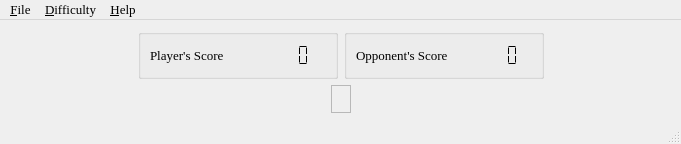
<ui version="4.0" >
 <class>maxit_window</class>
 <widget class="QMainWindow" name="maxit_window" >
  <property name="geometry" >
   <rect>
    <x>0</x>
    <y>0</y>
    <width>681</width>
    <height>144</height>
   </rect>
  </property>
  <property name="font" >
   <font>
    <family>Times</family>
    <pointsize>10</pointsize>
   </font>
  </property>
  <property name="windowTitle" >
   <string>Maximus</string>
  </property>
  <widget class="QWidget" name="centralwidget" >
   <layout class="QVBoxLayout" >
    <item>
     <layout class="QHBoxLayout" >
      <item>
       <spacer>
        <property name="orientation" >
         <enum>Qt::Horizontal</enum>
        </property>
        <property name="sizeHint" >
         <size>
          <width>40</width>
          <height>20</height>
         </size>
        </property>
       </spacer>
      </item>
      <item>
       <layout class="QGridLayout" >
        <item row="0" column="0" >
         <widget class="QGroupBox" name="groupBox" >
          <property name="sizePolicy" >
           <sizepolicy vsizetype="Fixed" hsizetype="Preferred" >
            <horstretch>0</horstretch>
            <verstretch>0</verstretch>
           </sizepolicy>
          </property>
          <property name="minimumSize" >
           <size>
            <width>200</width>
            <height>0</height>
           </size>
          </property>
          <layout class="QHBoxLayout" >
           <item>
            <widget class="QLabel" name="label" >
             <property name="sizePolicy" >
              <sizepolicy vsizetype="Fixed" hsizetype="Preferred" >
               <horstretch>0</horstretch>
               <verstretch>0</verstretch>
              </sizepolicy>
             </property>
             <property name="text" >
              <string>Player's Score</string>
             </property>
            </widget>
           </item>
           <item>
            <widget class="QLCDNumber" name="playerscore" >
             <property name="sizePolicy" >
              <sizepolicy vsizetype="Fixed" hsizetype="Minimum" >
               <horstretch>0</horstretch>
               <verstretch>0</verstretch>
              </sizepolicy>
             </property>
             <property name="frameShape" >
              <enum>QFrame::NoFrame</enum>
             </property>
             <property name="segmentStyle" >
              <enum>QLCDNumber::Flat</enum>
             </property>
            </widget>
           </item>
          </layout>
         </widget>
        </item>
        <item row="0" column="1" >
         <widget class="QGroupBox" name="groupBox_2" >
          <property name="sizePolicy" >
           <sizepolicy vsizetype="Fixed" hsizetype="Preferred" >
            <horstretch>0</horstretch>
            <verstretch>0</verstretch>
           </sizepolicy>
          </property>
          <property name="minimumSize" >
           <size>
            <width>200</width>
            <height>0</height>
           </size>
          </property>
          <layout class="QHBoxLayout" >
           <item>
            <widget class="QLabel" name="label_2" >
             <property name="sizePolicy" >
              <sizepolicy vsizetype="Fixed" hsizetype="Preferred" >
               <horstretch>0</horstretch>
               <verstretch>0</verstretch>
              </sizepolicy>
             </property>
             <property name="text" >
              <string>Opponent's Score</string>
             </property>
            </widget>
           </item>
           <item>
            <widget class="QLCDNumber" name="opponentscore" >
             <property name="sizePolicy" >
              <sizepolicy vsizetype="Fixed" hsizetype="Minimum" >
               <horstretch>0</horstretch>
               <verstretch>0</verstretch>
              </sizepolicy>
             </property>
             <property name="frameShape" >
              <enum>QFrame::NoFrame</enum>
             </property>
             <property name="segmentStyle" >
              <enum>QLCDNumber::Flat</enum>
             </property>
            </widget>
           </item>
          </layout>
         </widget>
        </item>
       </layout>
      </item>
      <item>
       <spacer>
        <property name="orientation" >
         <enum>Qt::Horizontal</enum>
        </property>
        <property name="sizeHint" >
         <size>
          <width>40</width>
          <height>20</height>
         </size>
        </property>
       </spacer>
      </item>
     </layout>
    </item>
    <item>
     <layout class="QHBoxLayout" >
      <item>
       <spacer>
        <property name="orientation" >
         <enum>Qt::Horizontal</enum>
        </property>
        <property name="sizeHint" >
         <size>
          <width>40</width>
          <height>20</height>
         </size>
        </property>
       </spacer>
      </item>
      <item>
       <widget class="QFrame" name="mainframe" >
        <property name="font" >
         <font>
          <family>Times</family>
          <pointsize>10</pointsize>
         </font>
        </property>
        <property name="frameShape" >
         <enum>QFrame::StyledPanel</enum>
        </property>
        <property name="frameShadow" >
         <enum>QFrame::Raised</enum>
        </property>
        <layout class="QGridLayout" />
       </widget>
      </item>
      <item>
       <spacer>
        <property name="orientation" >
         <enum>Qt::Horizontal</enum>
        </property>
        <property name="sizeHint" >
         <size>
          <width>40</width>
          <height>20</height>
         </size>
        </property>
       </spacer>
      </item>
     </layout>
    </item>
   </layout>
  </widget>
  <widget class="QMenuBar" name="menubar" >
   <property name="geometry" >
    <rect>
     <x>0</x>
     <y>0</y>
     <width>681</width>
     <height>28</height>
    </rect>
   </property>
   <widget class="QMenu" name="menu_File" >
    <property name="title" >
     <string>&amp;File</string>
    </property>
    <addaction name="action_New_Game" />
    <addaction name="separator" />
    <addaction name="action_Exit" />
   </widget>
   <widget class="QMenu" name="menu_Help" >
    <property name="title" >
     <string>&amp;Help</string>
    </property>
    <addaction name="action_About" />
   </widget>
   <widget class="QMenu" name="menu_Difficulty" >
    <property name="title" >
     <string>&amp;Difficulty</string>
    </property>
    <addaction name="action_Easy" />
   </widget>
   <addaction name="menu_File" />
   <addaction name="menu_Difficulty" />
   <addaction name="menu_Help" />
  </widget>
  <widget class="QStatusBar" name="statusbar" />
  <action name="action_New_Game" >
   <property name="text" >
    <string>&amp;New Game</string>
   </property>
   <property name="shortcut" >
    <string>Ctrl+N</string>
   </property>
  </action>
  <action name="action_Exit" >
   <property name="text" >
    <string>&amp;Exit</string>
   </property>
   <property name="shortcut" >
    <string>Ctrl+E</string>
   </property>
  </action>
  <action name="action_About" >
   <property name="text" >
    <string>&amp;About</string>
   </property>
  </action>
  <action name="action_Easy" >
   <property name="checkable" >
    <bool>true</bool>
   </property>
   <property name="checked" >
    <bool>true</bool>
   </property>
   <property name="text" >
    <string>&amp;Easy</string>
   </property>
  </action>
 </widget>
 <resources/>
 <connections/>
</ui>
